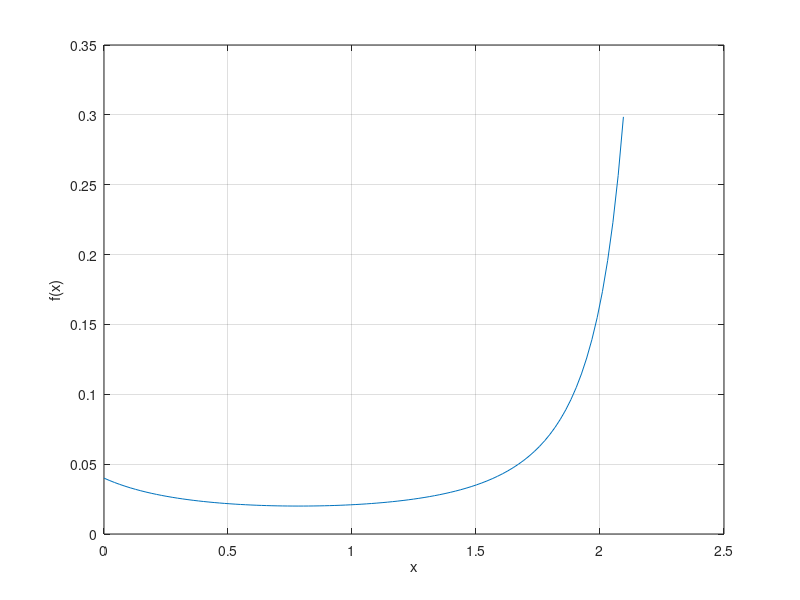

Write the MATLAB code that produced this figure. (Note: this script raises an error after producing the figure.)
a_1=input('a_1= ');
b_1=input('b_1= ');
func = @(x) 1./(a_1.*cos(x) + b_1.*sin(x)).^2;

N=100; 
L1=0; 
L2=2*pi/3; 
X=linspace(L1,L2,N);
Y=func(X);

plot(X,Y); 
grid on;
xlabel('x'); 
ylabel('f(x)'); 

xr=ginput(2);
[xx,yy]=fminbnd(func,xr(1,1),xr(2,1));
hold on
plot(xx,yy,'r*',xr(1,1),xr(1,2),'g*',xr(2,1),xr(2,2),'g*')
hold off